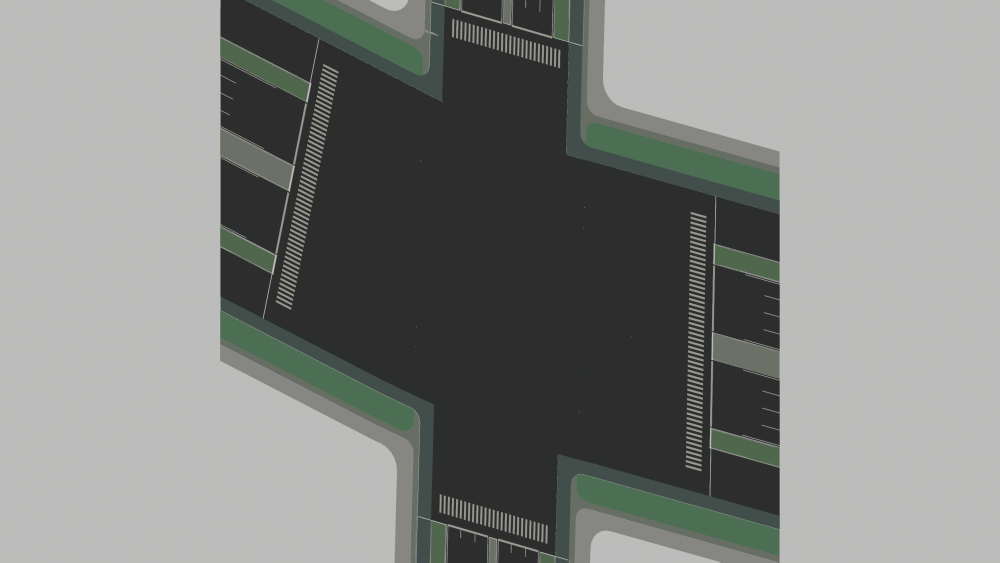
#> input picture tmp/pptx_replacements/junction_j0006.png, 2000 x 1125 px (shown at 1/2 size); its folder holds 4 pictures in this run
$ python contact_ppt_replacements.py
#> lines starting #> are read from the running program, lines starting #| are printed output that depends on the picture
from pathlib import Path

from PIL import Image, ImageDraw, ImageFont


out_dir = Path("tmp/pptx_replacements")
paths = sorted(out_dir.glob("*.png"))
cell_w, cell_h = 360, 245
cols = 3
rows = (len(paths) + cols - 1) // cols
sheet = Image.new("RGB", (cols * cell_w, rows * cell_h), "white")
#> sheet: PIL image 1080x245 RGB; every value is 255
draw = ImageDraw.Draw(sheet)
font = ImageFont.load_default()

for index, path in enumerate(paths):
    img = Image.open(path).convert("RGB")
    img.thumbnail((330, 190))
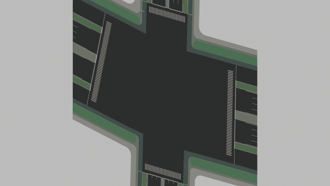
#> img: PIL image 330x186 RGB; mean R, G, B 128.2, 130.3, 128.2
    col = index % cols
    row = index // cols
    x = col * cell_w
    y = row * cell_h
    draw.rectangle([x, y, x + cell_w - 1, y + cell_h - 1], outline=(205, 205, 205))
    draw.text((x + 10, y + 10), path.name, fill=(0, 0, 0), font=font)
    sheet.paste(img, (x + (cell_w - img.width) // 2, y + 42 + (185 - img.height) // 2))
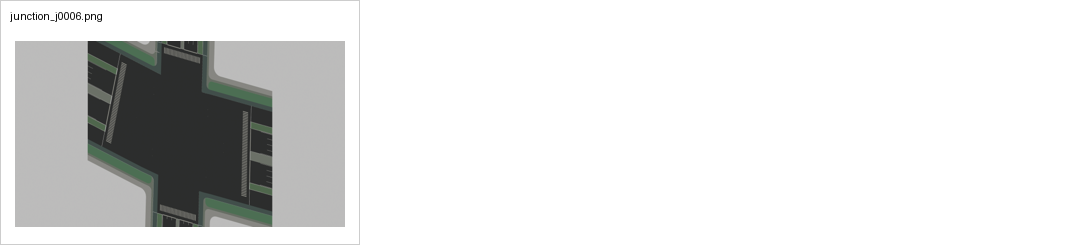
#> sheet: PIL image 1080x245 RGB; mean R, G, B 225.2, 225.6, 225.2
#> pass 2 of the loop `for index, path in enumerate(paths):`:
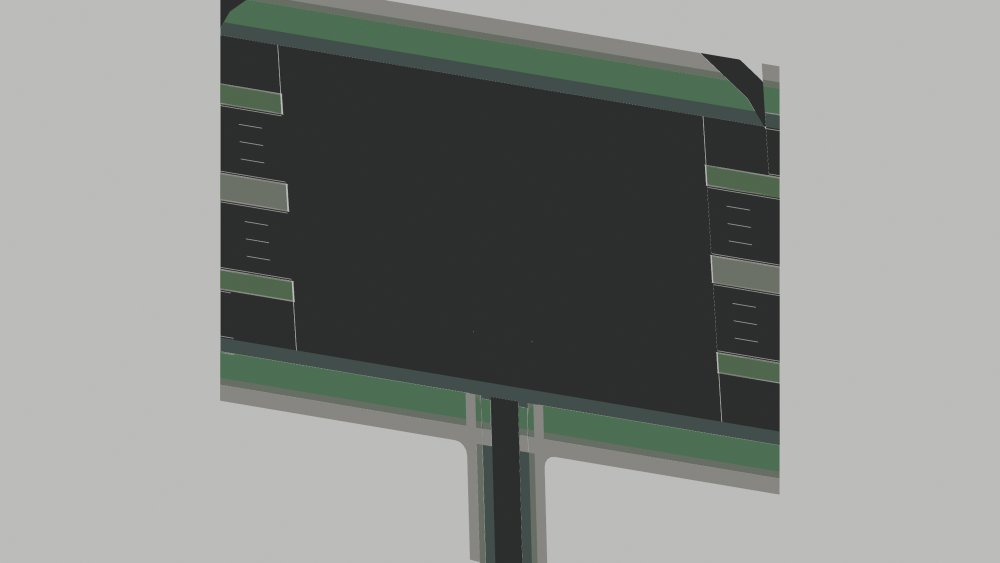
#> input picture tmp/pptx_replacements/junction_j0038.png, 2000 x 1125 px (shown at 1/2 size)
#> `img.thumbnail((330, 190))`:
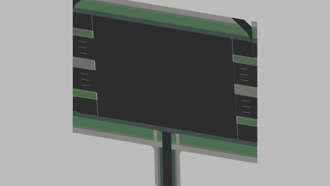
#> img: PIL image 330x186 RGB; mean R, G, B 132, 134.4, 132.1
#> `sheet.paste(img, (x + (cell_w - img.width) // 2, y + 42 + (185 - img.h..`:
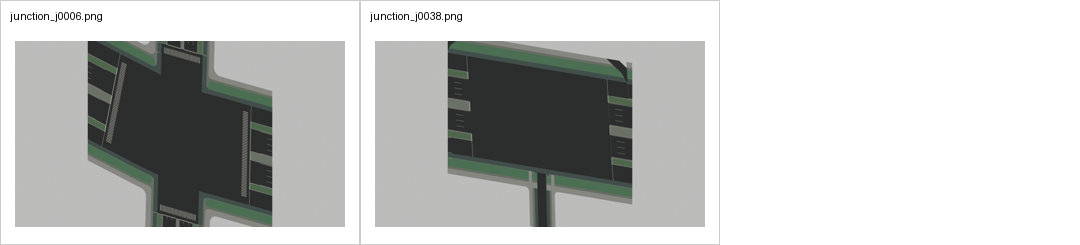
#> sheet: PIL image 1080x245 RGB; mean R, G, B 196.2, 197.2, 196.2
#> pass 3 of the loop `for index, path in enumerate(paths):`:
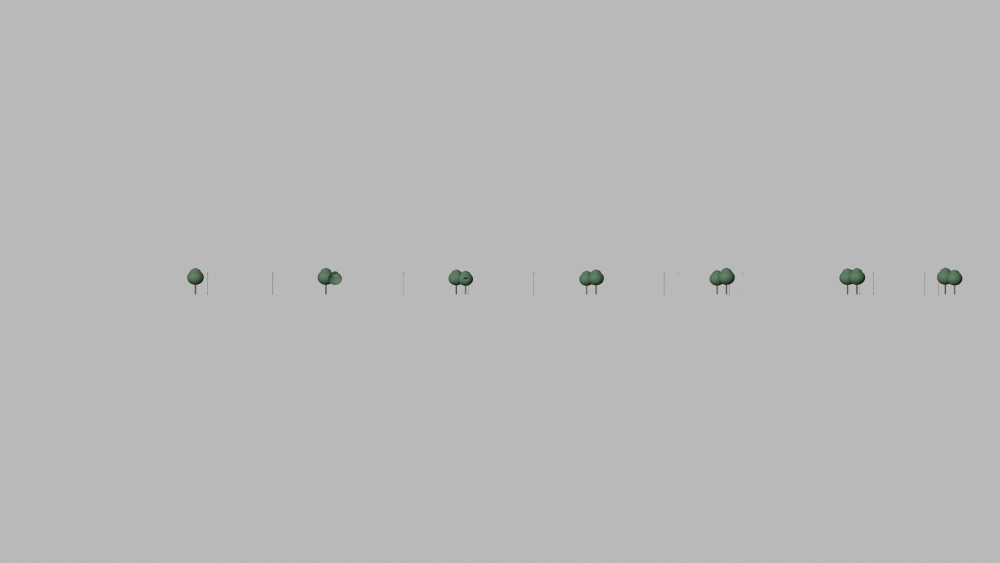
#> input picture tmp/pptx_replacements/road_core.png, 2000 x 1125 px (shown at 1/2 size)
#> `img.thumbnail((330, 190))`:
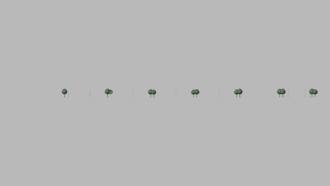
#> img: PIL image 330x186 RGB; mean R, G, B 184.2, 184.6, 184.1
#> `sheet.paste(img, (x + (cell_w - img.width) // 2, y + 42 + (185 - img.h..`:
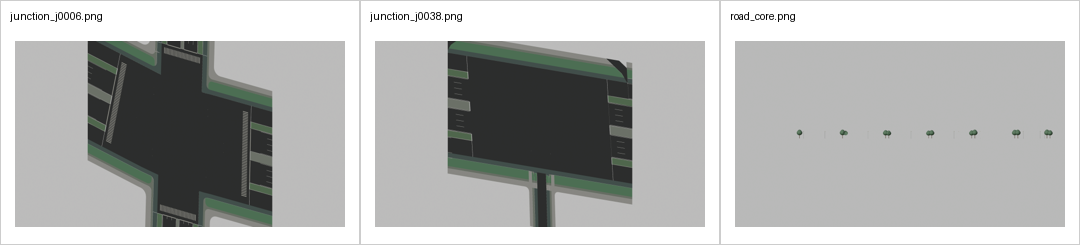
#> sheet: PIL image 1080x245 RGB; mean R, G, B 179.4, 180.5, 179.4

sheet_path = out_dir / "contact_sheet.jpg"
sheet.save(sheet_path, quality=92)
print(sheet_path)
